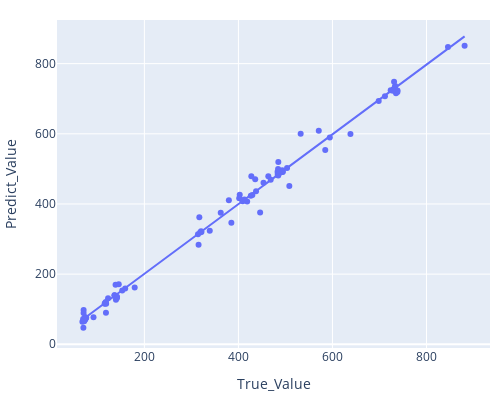

The notebook cell saved with this chart:
### Markdown cell above
<h2 style="color:cyan">Polynomial Regression Model - All inputs - Vane stress</h2>

### Code cell
# All parameters
polyEstimate(x_train_stress, ym_train_stress.Sv)
